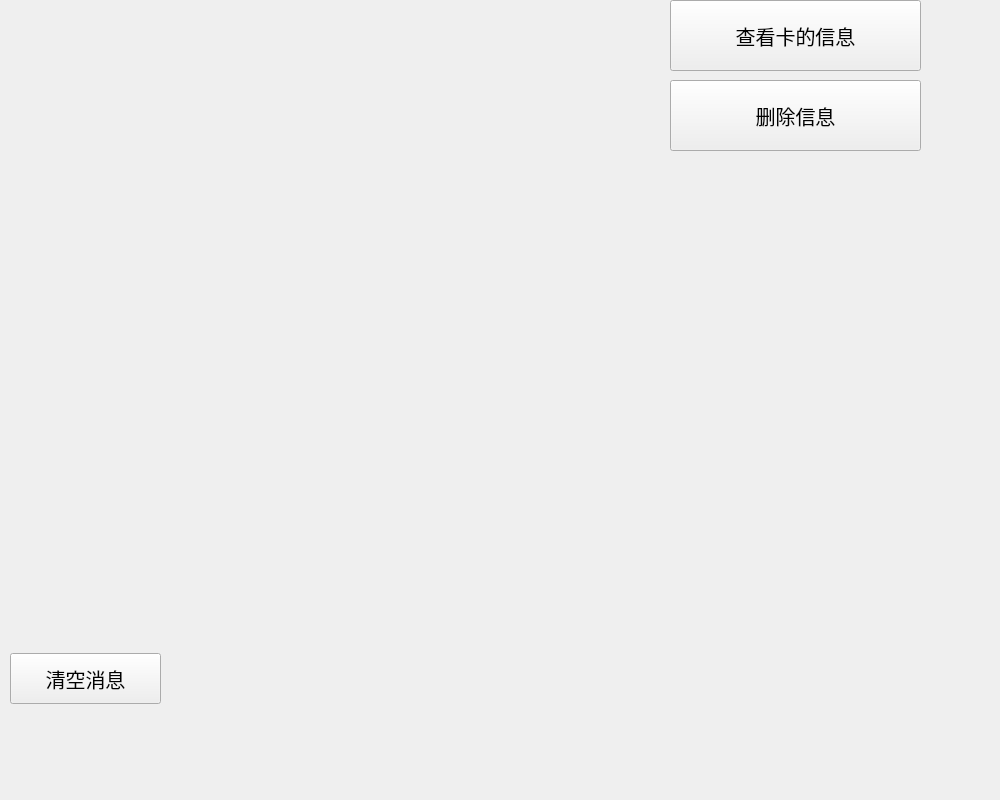
<?xml version="1.0" encoding="UTF-8"?>
<ui version="4.0">
 <class>seeForm</class>
 <widget class="QWidget" name="seeForm">
  <property name="geometry">
   <rect>
    <x>0</x>
    <y>0</y>
    <width>1000</width>
    <height>800</height>
   </rect>
  </property>
  <property name="font">
   <font>
    <pointsize>15</pointsize>
   </font>
  </property>
  <property name="windowTitle">
   <string>Form</string>
  </property>
  <widget class="QPushButton" name="chakanxinxi">
   <property name="geometry">
    <rect>
     <x>670</x>
     <y>0</y>
     <width>251</width>
     <height>71</height>
    </rect>
   </property>
   <property name="text">
    <string>查看卡的信息</string>
   </property>
  </widget>
  <widget class="QTextBrowser" name="xianshixinxi">
   <property name="geometry">
    <rect>
     <x>20</x>
     <y>80</y>
     <width>631</width>
     <height>371</height>
    </rect>
   </property>
   <property name="styleSheet">
    <string notr="true">QTextBrowser { background-color:rgb(255,132,139,0);border-radius:3px;color:rgb(0,0,0);}</string>
   </property>
  </widget>
  <widget class="QLabel" name="label">
   <property name="geometry">
    <rect>
     <x>0</x>
     <y>0</y>
     <width>1000</width>
     <height>800</height>
    </rect>
   </property>
   <property name="styleSheet">
    <string notr="true">background-image: url(:/image/chakan.jpg);</string>
   </property>
   <property name="text">
    <string/>
   </property>
  </widget>
  <widget class="QPushButton" name="deletexinxi">
   <property name="geometry">
    <rect>
     <x>670</x>
     <y>80</y>
     <width>251</width>
     <height>71</height>
    </rect>
   </property>
   <property name="text">
    <string>删除信息</string>
   </property>
  </widget>
  <widget class="QPushButton" name="clear">
   <property name="geometry">
    <rect>
     <x>10</x>
     <y>653</y>
     <width>151</width>
     <height>51</height>
    </rect>
   </property>
   <property name="text">
    <string>清空消息</string>
   </property>
  </widget>
  <zorder>label</zorder>
  <zorder>chakanxinxi</zorder>
  <zorder>xianshixinxi</zorder>
  <zorder>deletexinxi</zorder>
  <zorder>clear</zorder>
 </widget>
 <resources/>
 <connections/>
</ui>
